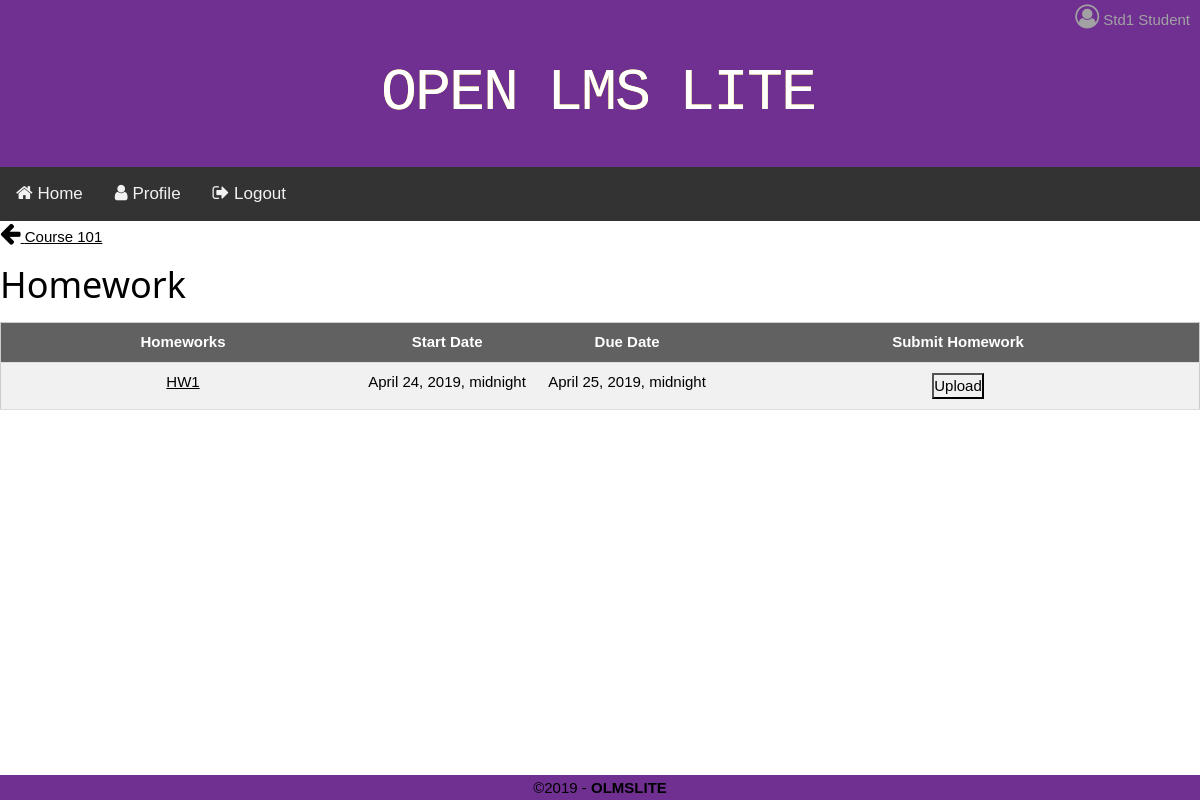
The page /courses/1/Homework/ (signed in) on the database as committed earlier.
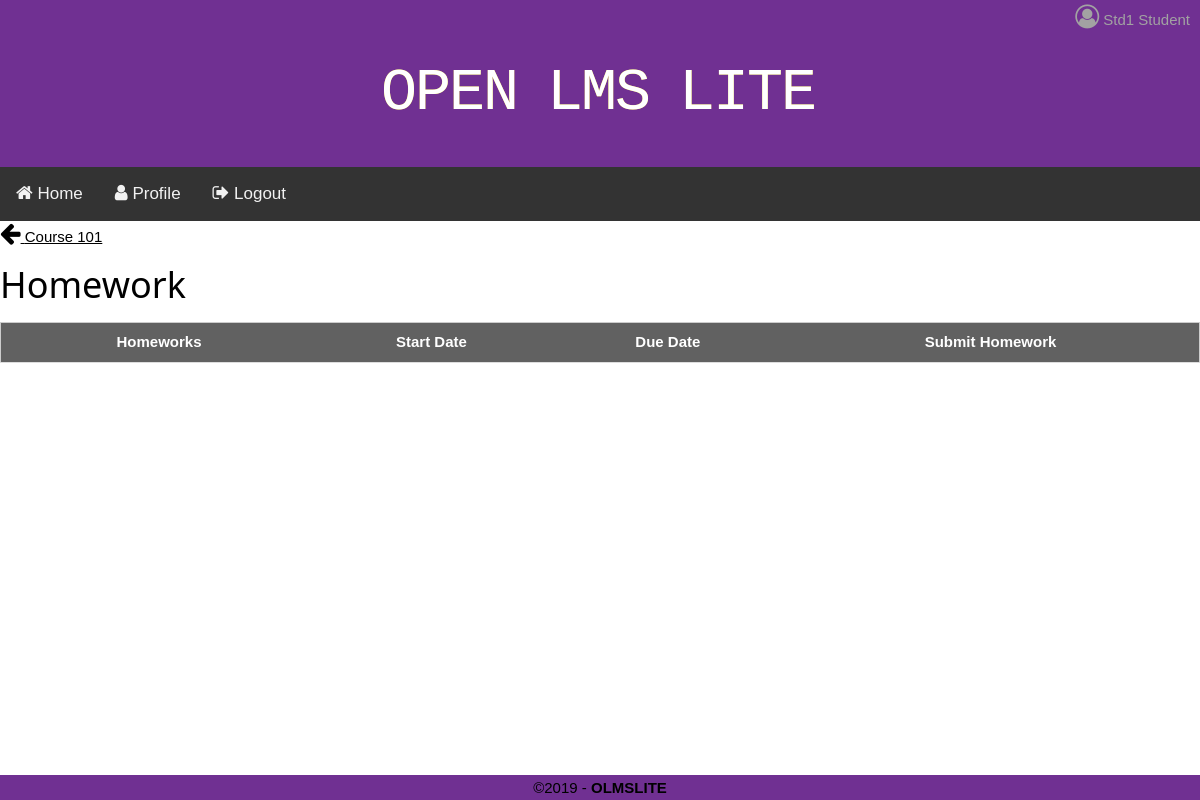
The same page on the database as committed later.
### courses/models.py (models this page shows, shortened)
class Assignment(models.Model):
	assignment_name	= models.CharField(max_length=255, blank=True)
	open_date		= models.DateTimeField(blank=True)
	due_date		= models.DateTimeField(blank=True)
	prof			= models.ForeignKey('accounts.Professor', on_delete=models.CASCADE)
	course_id		= models.ForeignKey('courses.Course', on_delete=models.CASCADE)
	TYPE_CHOICES = (
		(2, 'homework'),
		(1, 'survey'),
		(0, 'quiz'),
	)
	type 			= models.SmallIntegerField(choices=TYPE_CHOICES, blank=True)

class Homework(Assignment):
	file = models.FileField(upload_to=homework_upload_address, blank=True)

class Assignment(models.Model):
	assignment_name	= models.CharField(max_length=255, blank=True)
	open_date		= models.DateTimeField(blank=True)
	due_date		= models.DateTimeField(blank=True)
	prof			= models.ForeignKey('accounts.Professor', on_delete=models.CASCADE)
	course_id		= models.ForeignKey('courses.Course', on_delete=models.CASCADE)
	TYPE_CHOICES = (
		(2, 'homework'),
		(1, 'survey'),
		(0, 'quiz'),
	)
	type 			= models.SmallIntegerField(choices=TYPE_CHOICES, blank=True)

### courses/views.py (the view)
# urls.py: path('courses/<int:id>/Homework/', courseView.homework_view, name='homework_list'),
def homework_view(request,id):
	context_dict = {}
	course = Course.objects.get(id=id)
	homework = Course.objects.get(id=id).homeworks.all()
	context_dict['homework'] = homework
	context_dict['course'] = course
	return render(request,'homework_list.html',context_dict)

### accounts/models.py (called while the page is built)
    @property
    def is_active(self):
        return self.active

### templates/homework_list.html
{% extends 'base.html' %}
{% load static %}
{% block content %}
{% if user.role == 2 %}
    <a href="{% url 'course_page' id=course.id %}"><i class="fa fa-arrow-left" style="font-size:24px"></i> {{ course.course_name }}</a>
    <h1>Homework</h1>
    <table class="w3-table-all w3-centered">
        <tbody>
        <tr class="quiztablerow w3-dark-gray">
            <th class="tablerowheader">Homeworks</th>
            <th class="tablerowheader">Start Date</th>
            <th class="tablerowheader">Due Date</th>
            <th class="tablerowheader">Submit Homework</th>
        </tr>
        <tr>
          {% for Homework in homework %}
          {% if Homework in course.homeworks.all %}
            <td  class="cHomeworkList"><a id='{{ Homework.id }}' href="{% url 'download' id=Homework.id %}">{{ Homework.assignment_name }}</a></td>
            <td class="cStartDate">{{ Homework.open_date }}</td>
            <td class="cDueDate">{{ Homework.due_date }}</td>
            <td class="cUpload"><a id="upload" href="{% url 'submit_assign' cid=Homework.course_id.id id=Homework.id %}"> <input id="UploadAssign" type="submit" value="Upload"></a></td>
          {% endif %}
          {% endfor %}
        </tr>
        </tbody>
    </table>
{% endif %}
{% endblock content %}

Rows that differ between the two databases and show on the page:
removed Homework: assignment_name "HW1", open_date "April 24, 2019, midnight", due_date "April 25, 2019, midnight"
